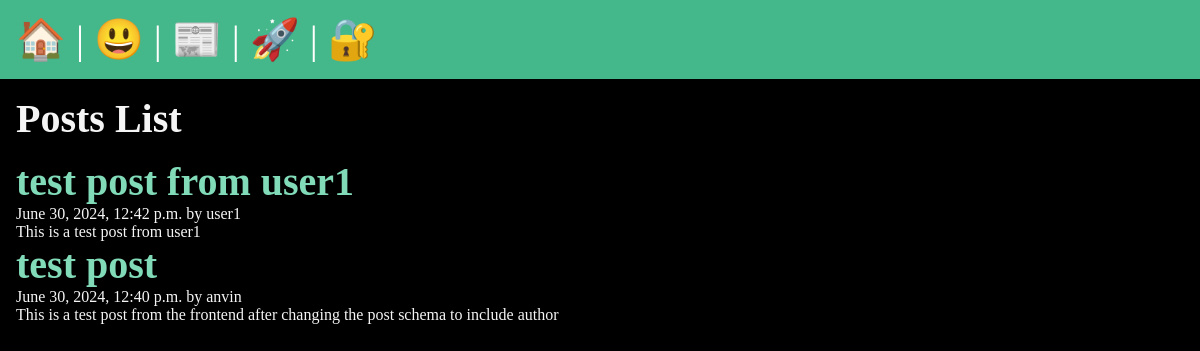
/posts/, run on the app's committed database.
### posts/models.py (models this page shows, shortened)
class Post(models.Model):
    title = models.CharField(max_length=75)
    body = models.TextField()
    slug = models.SlugField()
    date = models.DateTimeField(auto_now_add=True)
    banner = models.ImageField(default='fallback.png', blank=True)
    author = models.ForeignKey(User, on_delete=models.CASCADE, default=None)

### posts/views.py (the view)
# urls.py: path('', views.posts_list, name="list"),
def posts_list(request):
    posts = Post.objects.all().order_by('-date')
    return render(request, 'posts/posts_list.html', {'posts': posts})

### posts/templates/posts/posts_list.html (shortened to what this page needs)
{% extends "layout.html" %}
{% block content%}
<section>
<h1>Posts List</h1>
{% for post in posts %}
<article class="post">
  <h2>
    <a href="{% url 'posts:page' slug=post.slug %}">
    {{post.title}}
    </a>
  </h2>
  <p>{{post.date}} by {{post.author}} </p>
  <p>{{post.body}}</p>
</article>
</section>
{% endfor %}
{% endblock %}

### static/css/styles.css (style rules this page uses)
* { margin: 0; padding: 0; box-sizing: border-box; }
body { min-height: 100vh; background-color: black; color: whitesmoke; font-size: 3rem; }
section { display: flex; flex-flow: column; gap: 1rem; }
h1, h2 { font-size: 2.5rem; }
p { font-size: 1rem; }
a { text-decoration: none; color: #81dbb8; }

### data on the page
Post: title "test post from user1", date "June 30, 2024, 12:42 p.m.", author "user1", body "This is a test post from user1"
Post: title "test post", date "June 30, 2024, 12:40 p.m.", author "anvin", body "This is a test post from the frontend after changing the post schema to include author"
